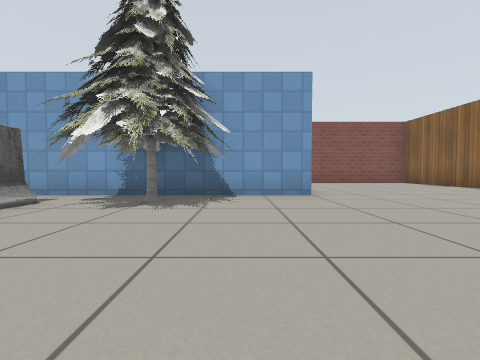
view 1 (above)

15 first-person views from a walk through a world built for the Gazebo simulator. The camera is 0.5 m above the floor, tilts 2° down and sees 85° across. Floor lines are 1 m apart. The floor is counted in squares, 1 m on a side. Each view is taken from the middle of a square. On the plan, view 1 faces up. The plan holds only what a view shows up to about 9 squares ahead; the rest is blank. The place goes on beyond the plan. Simple patterns stand in for the simulator's built-in surfaces.

view 2
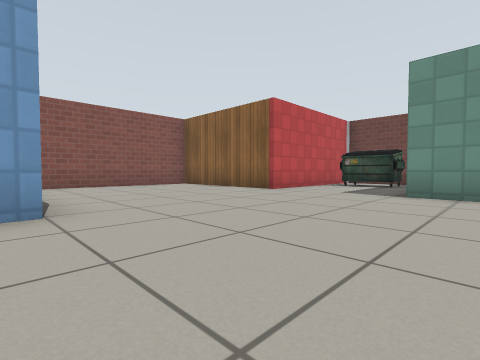

view 3
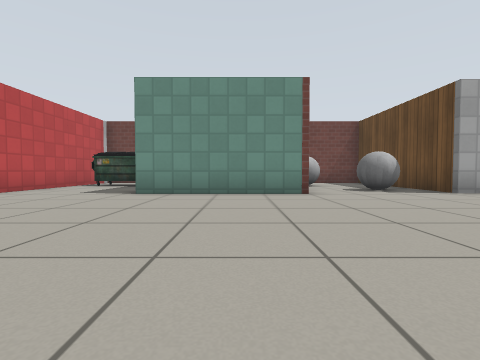

view 4
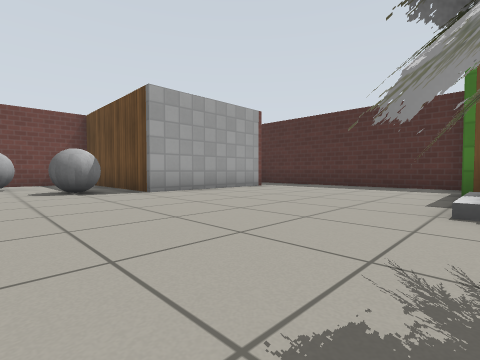

view 5
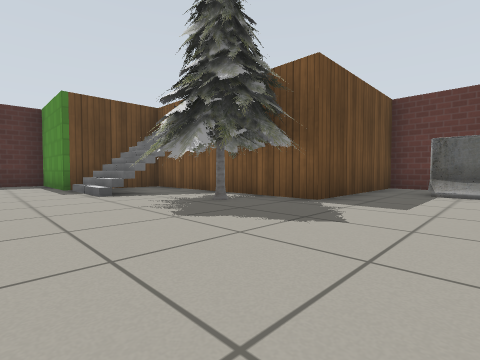

view 6
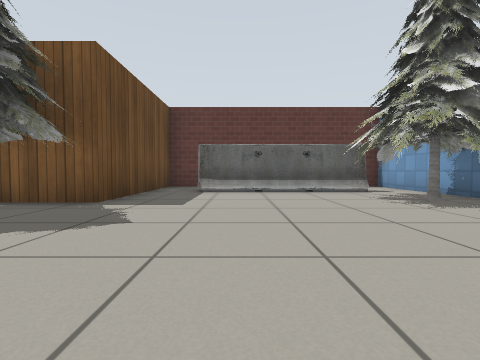

view 7
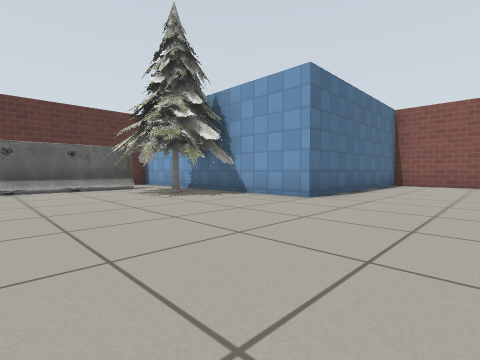

view 8
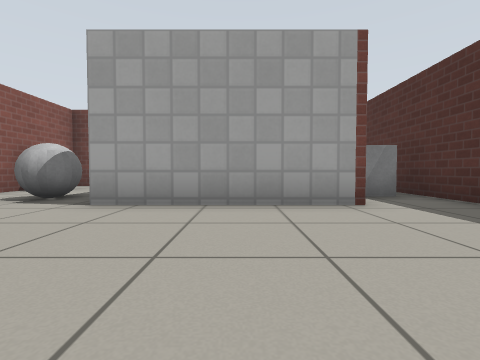

view 9
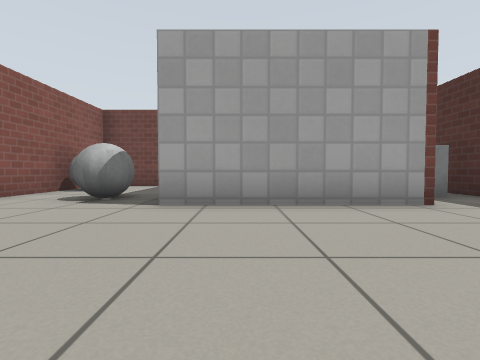

view 10
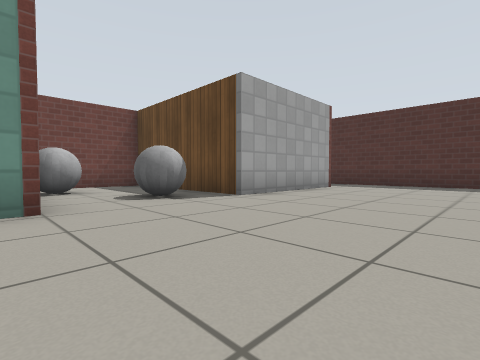

view 11
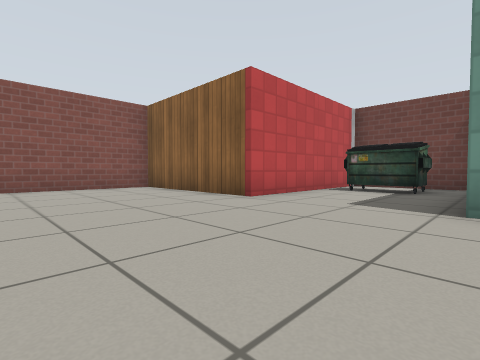

view 12
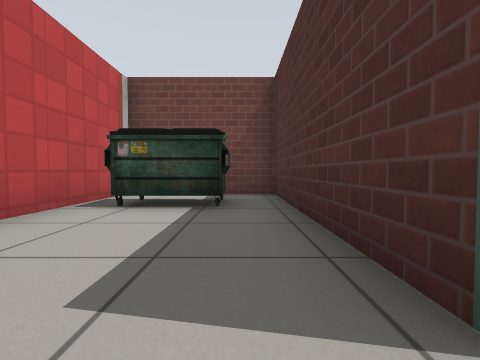

view 13
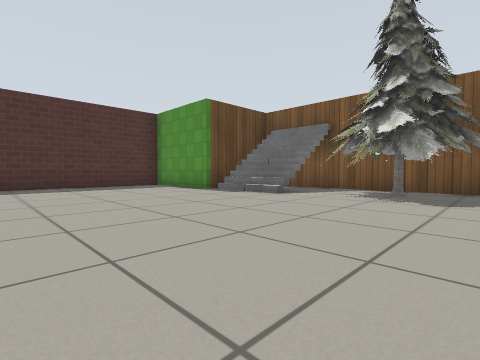

view 14
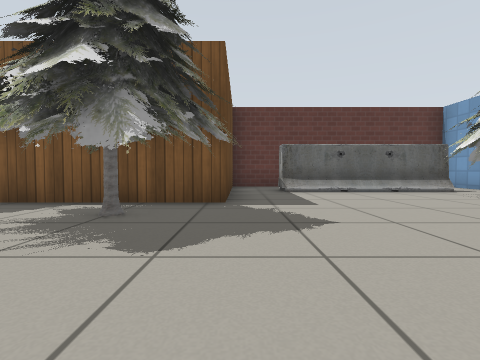

view 15
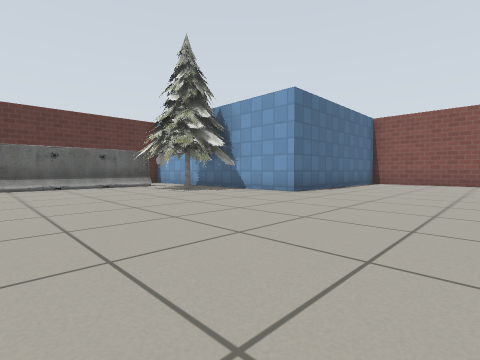

### Floor plan
Points are (right, up) in squares from view 1. A wall is a line through its corners. A room is listed if a view was taken in it or the views show most of it. See-through windows are left out.
Room 1 (views 1, 2, 3, 4, 5, 6, 7, 8, 9, 10, 11, 12, 13, 14, 15)
walls: (6.8, -0.5) (6.8, 3.3) (11.7, 3.3) (11.7, 6.4) (6.8, 6.4) (6.8, 10.8) (1.5, 10.8) (1.5, 5.4) (0.4, 5.4); (-3.4, 5.4) (-5.3, 5.4) (-5.3, -1.2) (-1.3, -1.2); (-1.1, -6.8) (1.5, -6.8) (1.5, -9.7) (10.6, -9.7); (6.8, -7.9) (6.8, -3.8) (11.7, -3.8) (11.7, -0.5) (7.9, -0.5)
low walls: (-1.1, -3.4) (-1.1, -6.8)
objects: barrier (-4, 0) to (-3, 4); pine tree (-3, 3) to (0, 5); pine tree (-1, -4) to (1, -1); grey box (8, -9) to (9, -9); grey ball (8, -3) to (8, -2); grey ball (10, -1); dumpster (10, 4) to (11, 6)

Positions as (right, up) in squares from view 1, and headings:
1: (0, 0), facing up
2: (1, 2), facing up-right
3: (1, 1), facing right
4: (1, -1), facing down-right
5: (3, 1), facing down-left
6: (3, 1), facing left
7: (4, 1), facing up-left
8: (3, -6), facing right
9: (3, -5), facing right
10: (3, 0), facing down-right
11: (3, 3), facing up-right
12: (6, 4), facing right
13: (6, -1), facing down-left
14: (3, -1), facing left
15: (5, 0), facing up-left
